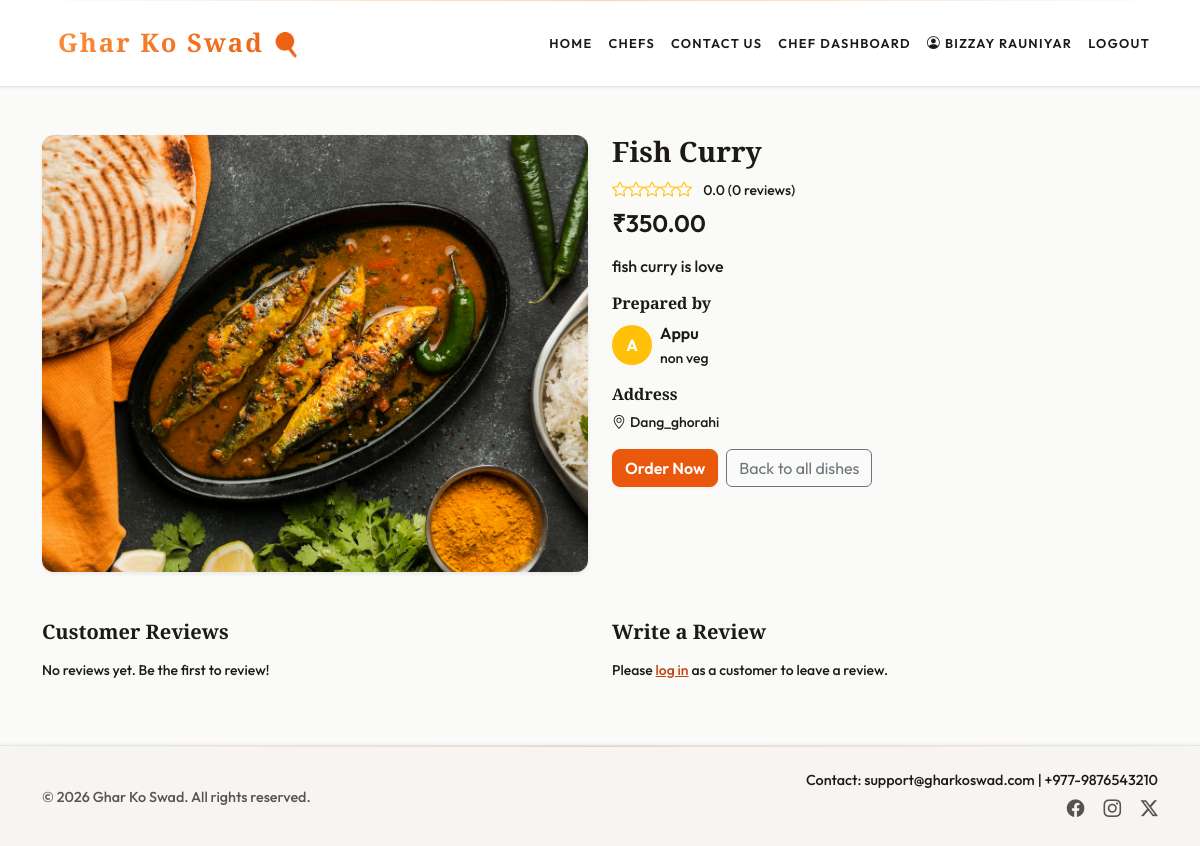
The page /food/7/ (signed in) on the database its author committed.
### core/models.py (models this page shows, shortened)
class CustomUser(AbstractUser):
    USER_TYPE_CHOICES = (
        ('customer', 'Customer'),
        ('chef', 'Chef'),
    )
    username = None
    email = models.EmailField(unique=True)
    phone = models.CharField(max_length=15, blank=True)
    address = models.TextField(blank=True)
    user_type = models.CharField(max_length=10, choices=USER_TYPE_CHOICES, default='customer')
    speciality = models.CharField(max_length=200, blank=True, null=True)
    USERNAME_FIELD = 'email'
    REQUIRED_FIELDS = []
    objects = CustomUserManager()

class FoodItem(models.Model):
    CATEGORY_CHOICES = [
        ('rice', 'Rice'),
        ('veg', 'Veg'),
        ('non_veg', 'Non-veg'),
        ('sweets_mithai', 'Sweets (Mithai)'),
        ('breads', 'Breads'),
        ('sweets_desserts', 'Sweets & Desserts'),
        ('pickles_sides', 'Pickles & Side Dishes'),
        ('curries', 'Curries'),
        ('soups', 'Soups'),
        ('snacks', 'Snacks'),
        ('nepali', 'Nepali'),
        ('indian', 'Indian'),
        ('other', 'Other (add your own)'),
    ]
    AVAILABILITY_CHOICES = [
        ('daily', 'Daily'),
        ('weekdays', 'Weekdays Only'),
        ('weekends', 'Weekends Only'),
        ('custom', 'Custom'),
    ]
    chef = models.ForeignKey(settings.AUTH_USER_MODEL, on_delete=models.CASCADE, related_name='food_items')
    name = models.CharField(max_length=200)
    category = models.CharField(max_length=30, choices=CATEGORY_CHOICES, default='other')
    category_custom = models.CharField(max_length=100, blank=True, help_text='When category is Other, your own category name')
    price = models.DecimalField(max_digits=10, decimal_places=2)
    description = models.TextField(blank=True)
    image = models.ImageField(upload_to='food/%Y/%m/', blank=True, null=True)
    image_url = models.URLField(blank=True, max_length=500)
    servings_available = models.PositiveIntegerField(default=10)
    availability = models.CharField(max_length=20, choices=AVAILABILITY_CHOICES, default='daily')
    is_vegetarian = models.BooleanField(default=True)
    is_spicy = models.BooleanField(default=False)
    created_at = models.DateTimeField(auto_now_add=True)
    class Meta:
        ordering = ['-created_at']

### core/views.py (the view, shortened to what this page needs)
# urls.py: path('food/<int:item_id>/', views.food_details, name='food_details'),
def food_details(request, item_id):
    food_item = get_object_or_404(FoodItem.objects.select_related('chef'), id=item_id)
    reviews = food_item.reviews.select_related('customer').all()[:50]
    from django.db.models import Avg
    avg_rating = food_item.reviews.aggregate(Avg('rating'))['rating__avg'] or 0
    review_count = food_item.reviews.count()
    return render(request, 'core/food_details.html', {
        'food_item': food_item,
        'reviews': reviews,
        'avg_rating': round(float(avg_rating), 1),
        'review_count': review_count,
        'is_available': (food_item.servings_available or 0) > 0,
    })

### core/context_processors.py (called while the page is built)
def user_profile(request):
    class ProfileRole:
        def __init__(self, role):
            self.role = role
    role = getattr(request.user, 'user_type', None) if request.user.is_authenticated else None
    return {'user_profile': ProfileRole(role) if role else None}

### templates/core/food_details.html (shortened to what this page needs)
{% extends 'base.html' %}
{% load static %}
{% block content %}
<section class="py-5">
    <div class="container">
        <div class="row g-4">
            <div class="col-lg-6">
                <div class="card border-0 shadow-sm">
                    <img src="{% if food_item.image %}{{ food_item.image.url }}{% elif food_item.image_url %}{{ food_item.image_url }}{% else %}https://images.pexels.com/photos/2233729/pexels-photo-2233729.jpeg?auto=compress&cs=tinysrgb&w=1200{% endif %}" class="card-img-top" alt="{{ food_item.name }}">
                </div>
            </div>
            <div class="col-lg-6">
                <h1 class="h3 fw-bold mb-2">{{ food_item.name }}</h1>
                <div class="mb-2">
                    <span class="text-warning">{% for i in "12345" %}<i class="bi bi-star{% if avg_rating >= forloop.counter %}-fill{% endif %}"></i>{% endfor %}</span>
                    <small class="text-muted ms-2">{{ avg_rating }} ({{ review_count }} review{{ review_count|pluralize }})</small>
                </div>
                <p class="h4 text-success fw-semibold mb-3">₹{{ food_item.price }}</p>
                <p class="text-muted">{% if food_item.description %}{{ food_item.description }}{% else %}Homemade with care by our chef.{% endif %}</p>
                <div class="mb-3">
                    <h2 class="h6 fw-bold mb-2">Prepared by</h2>
                    <div class="d-flex align-items-center">
                        <div class="rounded-circle bg-warning d-flex align-items-center justify-content-center me-2" style="width: 40px; height: 40px;">
                            <span class="fw-bold text-white">{% firstof food_item.chef.get_full_name|slice:":1" food_item.chef.email|slice:":1" "C" %}</span>
                        </div>
                        <div>
                            <div class="fw-semibold">{{ food_item.chef.get_full_name|default:food_item.chef.email }}</div>
                            <small class="text-muted">{% if food_item.chef.speciality %}{{ food_item.chef.speciality }}{% else %}Home chef{% endif %}</small>
                        </div>
                    </div>
                </div>
                {% if food_item.chef.address %}
                <div class="mb-3">
                    <h2 class="h6 fw-bold mb-2">Address</h2>
                    <p class="text-muted small mb-0"><i class="bi bi-geo-alt me-1"></i>{{ food_item.chef.address }}</p>
                </div>
                {% endif %}
                <div class="d-flex flex-wrap gap-2">
                    {% if is_available %}
                    <a href="{% url 'core:order' %}?item={{ food_item.id }}" class="btn btn-primary">Order Now</a>
                    {% endif %}
                    <a href="{% url 'core:index' %}#recommended" class="btn btn-outline-secondary">Back to all dishes</a>
                </div>
            </div>
        </div>
    </div>
</section>
<section class="pb-5">
    <div class="container">
        <div class="row g-4">
            <div class="col-lg-6">
                <h2 class="h5 fw-bold mb-3">Customer Reviews</h2>
                {% for r in reviews %}
                <div class="list-group-item border-0 border-bottom mb-2">
                    <div class="d-flex justify-content-between">
                        <strong>{{ r.customer.get_full_name|default:r.customer.email }}</strong>
                        <span class="text-warning">{% for i in "12345" %}<i class="bi bi-star{% if r.rating >= forloop.counter %}-fill{% endif %}"></i>{% endfor %}</span>
                    </div>
                    <p class="mb-1">{{ r.text }}</p>
                    {% if r.chef_reply %}
                    <div class="bg-light rounded p-2 mt-2 small">
                        <strong class="text-primary">Chef reply:</strong> {{ r.chef_reply }}
                    </div>
                    {% endif %}
                    <small class="text-muted">{{ r.created_at|date:"M d, Y H:i" }}</small>
                </div>
                {% empty %}
                <p class="text-muted small">No reviews yet. Be the first to review!</p>
                {% endfor %}
            </div>
            <div class="col-lg-6">
                <h2 class="h5 fw-bold mb-3">Write a Review</h2>
                {% if user.is_authenticated and user_profile.role == 'customer' %}
                <form method="post" action="{% url 'core:food_details' food_item.id %}" class="card border-0 shadow-sm">
                    {% csrf_token %}
                    <div class="card-body">
                        <div class="mb-3">
                            <label class="form-label small">Your rating (1–5)</label>
                            <select name="rating" class="form-select" required>
                                <option value="">Select</option>
                                <option value="1">1 ★</option>
                                <option value="2">2 ★★</option>
                                <option value="3">3 ★★★</option>
                                <option value="4">4 ★★★★</option>
                                <option value="5">5 ★★★★★</option>
                            </select>
                        </div>
                        <div class="mb-3">
                            <label class="form-label small">Your review</label>
                            <textarea name="review_text" class="form-control" rows="3" placeholder="Share your experience" required></textarea>
                        </div>
                        <button type="submit" class="btn btn-primary btn-sm">Submit Review</button>
                    </div>
                </form>
                {% else %}
                <p class="text-muted small">Please <a href="{% url 'core:login' %}">log in</a> as a customer to leave a review.</p>
                {% endif %}
            </div>
        </div>
    </div>
</section>
{% endblock %}

### templates/base.html (shortened to what this page needs)
{% load static %}
<!DOCTYPE html>
<html lang="en">
<head>
    <link href="https://cdn.jsdelivr.net/npm/bootstrap@5.3.3/dist/css/bootstrap.min.css" rel="stylesheet">
    <link href="https://cdn.jsdelivr.net/npm/bootstrap-icons@1.11.3/font/bootstrap-icons.css" rel="stylesheet">
    <link rel="stylesheet" href="{% static 'premium.css' %}">
</head>
<body>
    <nav class="navbar navbar-expand-lg navbar-dark">
        <div class="container">
            <a class="navbar-brand fw-bold" href="{% url 'core:index' %}">Ghar Ko Swad</a>
            <div class="collapse navbar-collapse" id="navbarSupportedContent">
                <ul class="navbar-nav ms-auto mb-2 mb-lg-0">
                    <li class="nav-item"><a class="nav-link {% if request.resolver_match.url_name == 'index' %}active{% endif %}" href="{% url 'core:index' %}">Home</a></li>
                    <li class="nav-item"><a class="nav-link {% if request.resolver_match.url_name == 'chef_profile' %}active{% endif %}" href="{% url 'core:chef_profile' %}">Chefs</a></li>
                    <li class="nav-item"><a class="nav-link {% if request.resolver_match.url_name == 'contact' %}active{% endif %}" href="{% url 'core:contact' %}">Contact Us</a></li>
                    {% if user.is_authenticated and user_profile and user_profile.role == 'chef' %}
                    <li class="nav-item"><a class="nav-link {% if request.resolver_match.url_name == 'chef_dashboard' %}active{% endif %}" href="{% url 'core:chef_dashboard' %}">Chef Dashboard</a></li>
                    {% endif %}
                    {% if user.is_authenticated %}
                    <li class="nav-item"><span class="nav-link py-2"><i class="bi bi-person-circle me-1"></i>{% firstof user.get_full_name user.first_name user.email %}</span></li>
                    <li class="nav-item"><a class="nav-link" href="{% url 'core:logout' %}">Logout</a></li>
                    {% else %}
                    <li class="nav-item"><a class="nav-link {% if request.resolver_match.url_name == 'login' %}active{% endif %}" href="{% url 'core:login' %}">Login</a></li>
                    {% endif %}
                </ul>
            </div>
        </div>
    </nav>
    {% block content %}{% endblock %}
    <footer class="py-4 mt-auto">
        <div class="container">
            <div class="row gy-3 align-items-center">
                <div class="col-md-6">
                    <small class="text-muted">© <span id="year"></span> Ghar Ko Swad. All rights reserved.</small>
                </div>
                <div class="col-md-6 text-md-end">
                    <small class="d-block">Contact: support@gharkoswad.com | +977-9876543210</small>
                    <div class="mt-1">
                        <a href="#" class="text-muted me-3"><i class="bi bi-facebook"></i></a>
                        <a href="#" class="text-muted me-3"><i class="bi bi-instagram"></i></a>
                        <a href="#" class="text-muted"><i class="bi bi-twitter-x"></i></a>
                    </div>
                </div>
            </div>
        </div>
    </footer>
</body>
</html>

### premium.css (style rules this page uses)
:root { --ink: #292524; --ink-light: #44403C; --gold: #EA580C; --gold-light: #FB923C; --gold-dark: #C2410C; --cream: #FAFAF9; --cream-warm: #F5F3F0; --surface: #FFFFFF; --nav-bg: #FFFFFF; --footer-bg: #F7F5F3; --text: #1C1917; --text-muted: #57534E; --border: #E7E5E4; --success: #0D9488; --danger: #DC2626; --shadow: rgba(41, 37, 36, 0.06); --shadow-hover: rgba(41, 37, 36, 0.1); --radius: 12px; --radius-sm: 8px; }
.navbar { transition: all 0.4s cubic-bezier(0.4, 0, 0.2, 1); padding: 1rem 0; background: var(--nav-bg); border-bottom: 1px solid var(--border); box-shadow: 0 1px 3px var(--shadow); position: relative; }
.navbar::before { content: ""; position: absolute; top: 0; left: 0; right: 0; height: 1px; background: linear-gradient(90deg, transparent, var(--gold-light), transparent); opacity: 0.4; }
.navbar-brand { font-size: 1.6rem; font-weight: 800; letter-spacing: 0.08em; background: linear-gradient(135deg, var(--gold-light), var(--gold)); -webkit-background-clip: text; -webkit-text-fill-color: transparent; background-clip: text; transition: all 0.3s ease; padding: 8px 16px; border-radius: 8px; }
.navbar-brand::after { content: '🍳'; margin-left: 8px; font-size: 1.4rem; }
.navbar-nav .nav-link, .nav-link { position: relative; font-weight: 600; margin: 0 8px; padding: 8px 0 !important; color: var(--text) !important; transition: all 0.3s ease; text-transform: uppercase; font-size: 0.8rem; letter-spacing: 0.1em; }
.navbar-nav .nav-link::before, .nav-link::before { content: ""; position: absolute; bottom: 0; left: 0; width: 0; height: 2px; background: var(--gold); transition: width 0.3s ease; }
footer { background: var(--footer-bg); border-top: 1px solid var(--border); position: relative; box-shadow: 0 -1px 3px var(--shadow); }
footer::before { content: ""; position: absolute; top: 0; left: 0; width: 100%; height: 1px; background: linear-gradient(90deg, transparent, var(--gold-light), transparent); opacity: 0.4; }
footer small { font-size: 0.9rem; color: var(--text-muted); }
footer a { font-size: 1.1rem; transition: all 0.3s ease; color: var(--text); }
body { background: var(--cream); color: var(--text) !important; font-weight: 500; font-family: 'Outfit', sans-serif; }
body:not(.hero-section), body p, body .lead, body small, .card-body, .card-body p, .card-body small, .card-body span, section:not(.hero-section) p, section:not(.hero-section) .lead, section:not(.hero-section) small, section:not(.hero-section) h1, section:not(.hero-section) h2, section:not(.hero-section) h3, section:not(.hero-section) h4, section:not(.hero-section) h5, section:not(.hero-section) h6 { color: var(--text) !important; }
body h1:not(.hero-title), body h2, body h3, body h4, body h5, body h6, .card-title, .card h1, .card h2, .card h3, .card h4, .card h5, .card h6, .section-title, .home-contact h2, .home-contact h3 { color: var(--text) !important; }
.text-muted { color: var(--text-muted) !important; }
small.text-muted, .text-muted { color: var(--text-muted) !important; }
.navbar-brand, .hero-title, .section-title, h1, h2, .card h1, .home-contact h2, .home-contact h3 { font-family: 'Cormorant Garamond', serif; }
.card { border-radius: var(--radius); transition: transform 0.3s cubic-bezier(0.4, 0, 0.2, 1), box-shadow 0.3s ease; overflow: hidden; position: relative; border: 1px solid var(--border); background: var(--surface); box-shadow: 0 1px 2px var(--shadow); }
.card::before { content: ""; position: absolute; top: 0; left: -100%; width: 100%; height: 100%; background: linear-gradient(90deg, transparent, rgba(234, 88, 12, 0.06), transparent); transition: left 0.5s ease; z-index: 1; pointer-events: none; }
.btn-primary { background: var(--gold); border: 1px solid var(--gold); color: #FFFFFF; box-shadow: 0 1px 3px var(--shadow); border-radius: var(--radius-sm); font-weight: 600; transition: all 0.25s ease; }
a:not(.nav-link):not(.btn) { color: var(--gold-dark); transition: all 0.3s ease; }

### rows shown on the page
CustomUser: first_name+last_name "BIZZAY RAUNIYAR"
FoodItem: image (picture), name "Fish Curry", price "350.00", description "fish curry is love", chef.last_name "A", chef.get_full_name "Appu", chef.speciality "non veg", chef.address "Dang_ghorahi"

### other values the page prints
{{ avg_rating }} "0.0"
{{ review_count }} "0"
